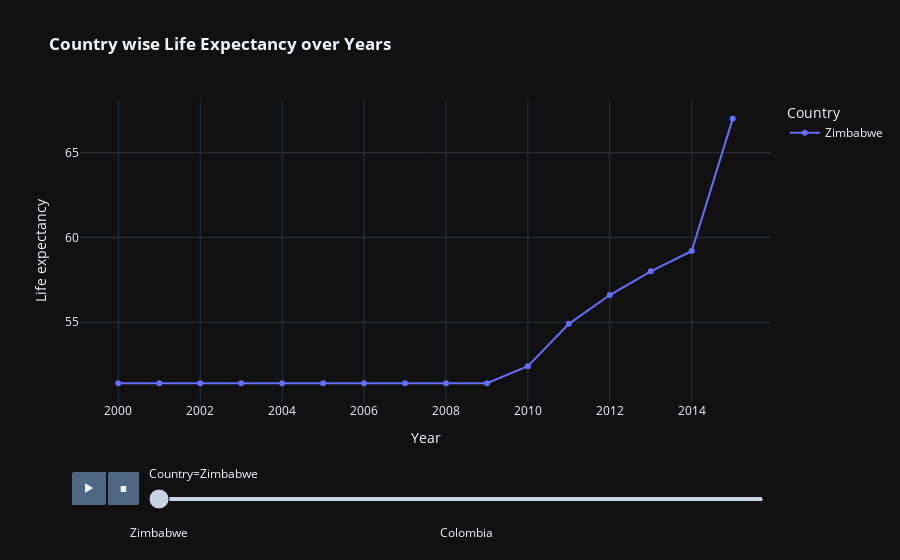

The code cell stored with this chart in its notebook:
### Code cell
# Creating an animated line plot of life expectancy by country over the years
fig=px.line(cleaned_df.sort_values(by='Year'),x='Year',y='Life expectancy ',animation_frame='Country',animation_group='Year',color='Country',markers=True,template='plotly_dark',title='<b> Country wise Life Expectancy over Years')
fig.show()
